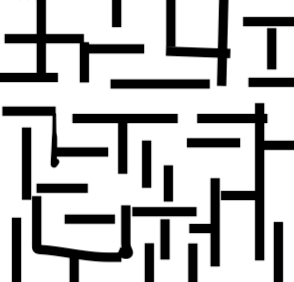
#> input picture Final_simulation_3D/Image11.png, 294 x 282 px
$ python -i Final_Simulation_3D_definition.py   (imports and definitions only)
#> lines starting #> are read from the running program, lines starting #| are printed output that depends on the picture
# THIS IS THE SECONDARY CODE FILE, DEVELOPERS NEED TO LAUNCH THE SIMULATION FROM THE MAIN FILE: "Final_simulation_3D.py"
# Home creation tool, converts 2D building plans into 3D virtual walkthroughs - Desigining and simulation
# Can upload any images, add textures, easily modify code, etc
# Copyright (c) 2023-2026 henrymcneill
# Accompanying mentor for giving ray casting theory: Eric VON AARBURG
# Licensed under the MIT License - See the LICENSE document, more details on GitHub at https://github.com/mcneill-h/Home-Designer

import pygame

from pygame.locals import (K_w, K_a, K_d, K_s, K_p, K_l, K_o, K_k, K_SPACE, K_ESCAPE, K_RETURN)

import math

from PIL import Image, ImageFilter
#librairie pour modifier une image

import imageio.v3 as imageio
#librairie pour identifier le RGB d'un pixel

## Listes des definitions ##
def blur_image(): # flouter l'image

    ######### OPTIONAL: ###########
    # CHANGE THE NAME OF THE IMAGE TO LOAD IN OTHER BUILDING FLOORS YOU WANT TO RECREATE IN THE SIMULATION
    image = Image.open('Image11.png').convert('RGB')

    image = image.resize((1500, 1500))
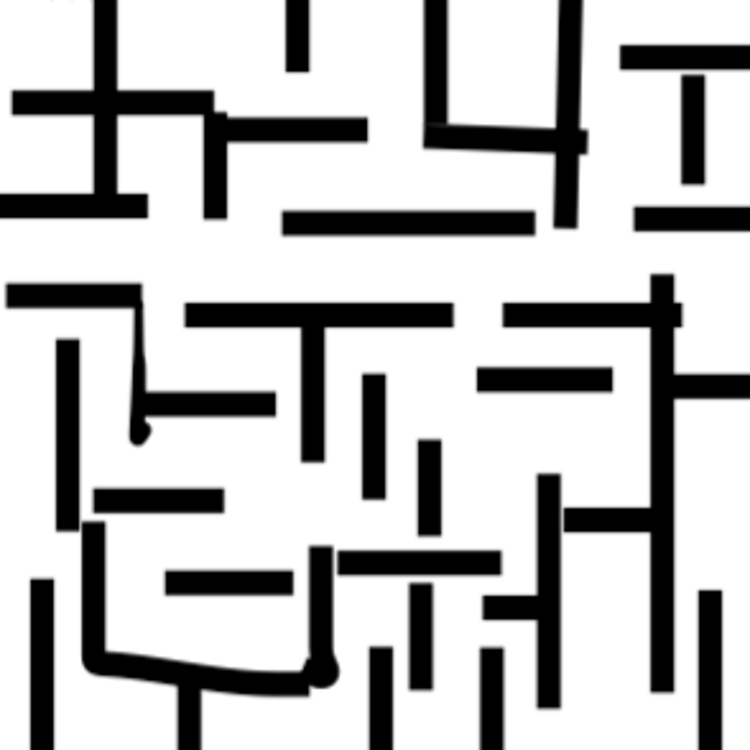
#> image: PIL image 1500x1500 RGB (shown at 1/2 size); mean R, G, B 189.9, 190, 190
    blurImage = image.filter(ImageFilter.BLUR)
    blurImage = blurImage.resize((600, 600)) # redimensionner l'image
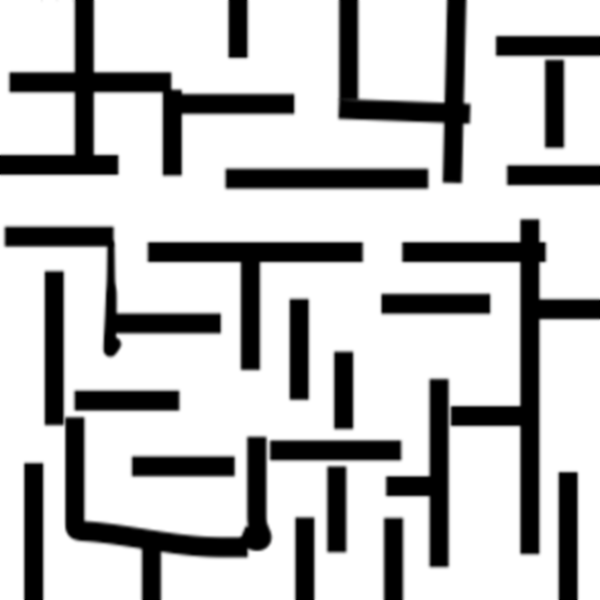
#> blurImage: PIL image 600x600 RGB; mean R, G, B 190, 190, 190
    blurImage.save('blurImage.png')


# [656 lines left out: functions scan_image, walls_liste, walls_modifications, background_3D, user_interactions, mini_map_2D and 2 more, not called in this run]

>>> result = blur_image()

$ run again, with Final_simulation_3D/Image10.png copied over Final_simulation_3D/Image11.png
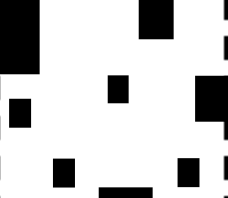
#> input picture Final_simulation_3D/Image10.png, 228 x 198 px
#> in blur_image, `image = image.resize((1500, 1500))`:
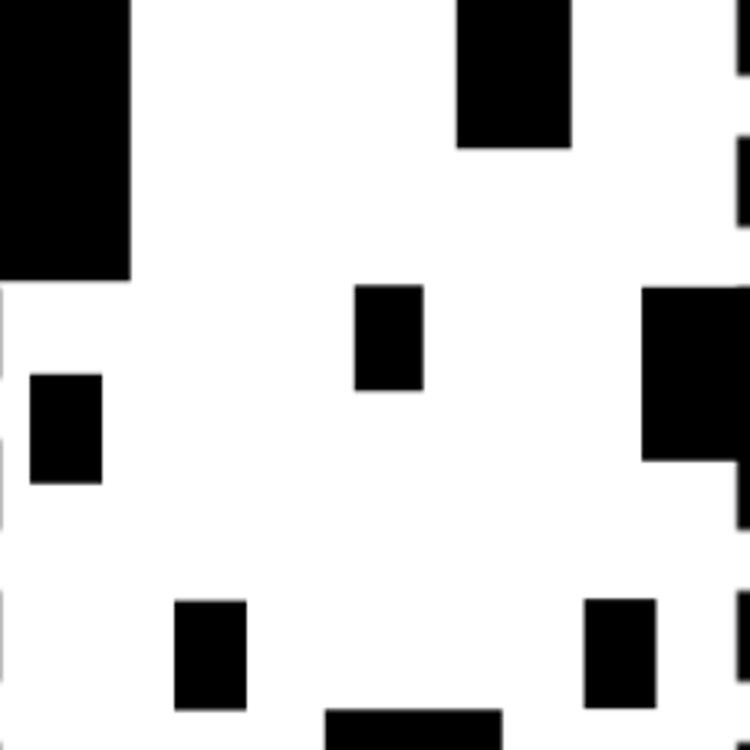
#> image: PIL image 1500x1500 RGB (shown at 1/2 size); min 0, max 255, mean 202.6
#> in blur_image, `blurImage = blurImage.resize((600, 600)) # redimensionner l'image`:
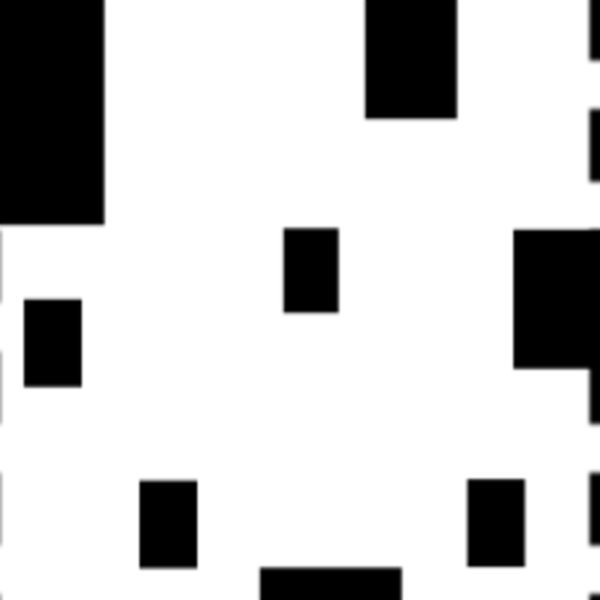
#> blurImage: PIL image 600x600 RGB; min 0, max 255, mean 202.6
